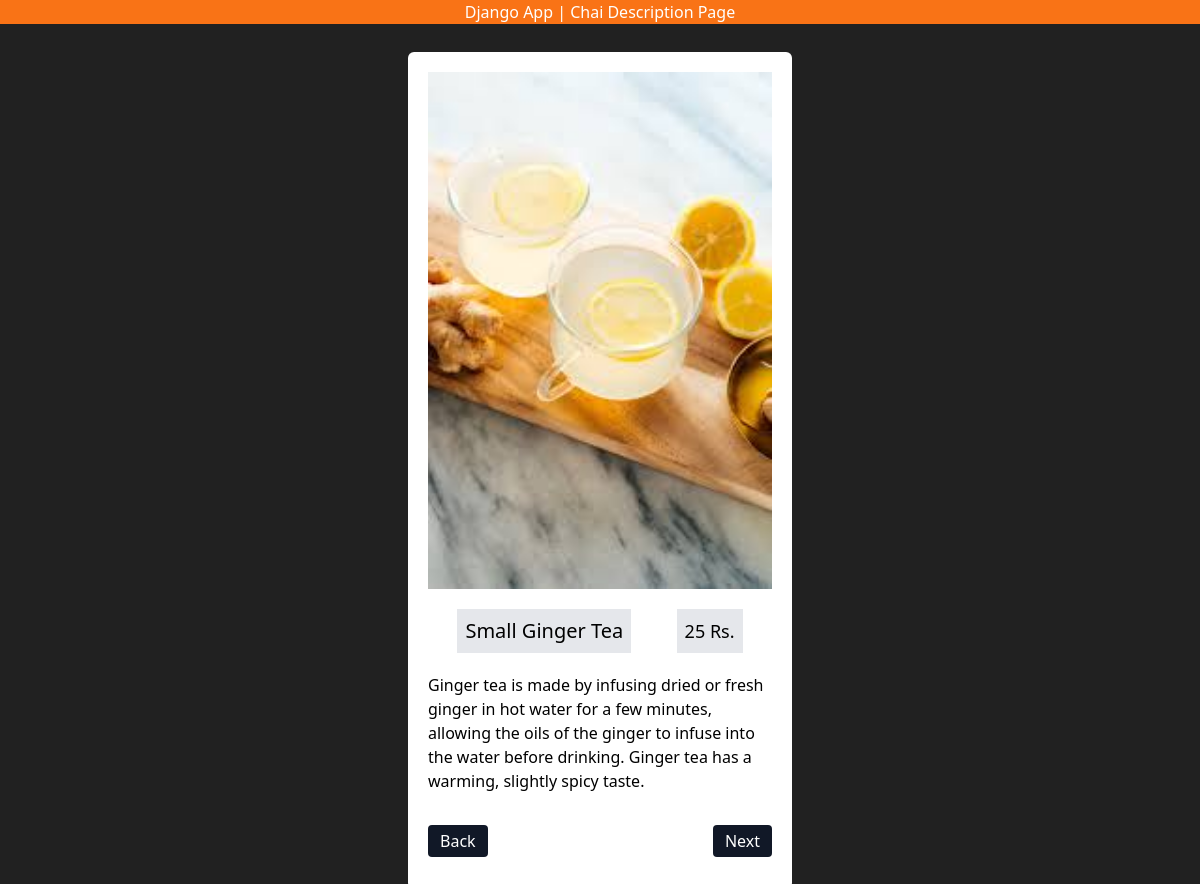
/jango/1/, run on the app's committed database.
### jango_app/models.py (models this page shows, shortened)
class ChaiVariety(models.Model):
    CHAI_TYPE_CHOICE = [
        ("ML", "MASALA"),
        ("GR", "GINGER"),
        ("KL", "KIWI"),
        ("PL", "PLAIN"),
        ("EL", "ELACHI"),
    ]
    name = models.CharField(max_length=100)
    image = models.ImageField(upload_to="chais/")
    date_added = models.DateTimeField(default=timezone.now)
    type = models.CharField(max_length=2, choices=CHAI_TYPE_CHOICE)
    description = models.TextField(default='')
    price = models.SmallIntegerField(default=10.00)

### jango_app/views.py (the view)
# urls.py: path('<int:chai_id>/', views.chai_description, name="chai_description"),
def chai_description(request, chai_id):
    chai = get_object_or_404(ChaiVariety, pk=chai_id)
    return render(request,'jango_app/chai_details.html', {'chai': chai})

### jango_app/templates/jango_app/chai_details.html (shortened to what this page needs)
{% extends "layout.html" %}
{% block content %}
<h1 class= "bg-orange-500 text-white">Django App | Chai Description Page</h1>
<div class="w-96 my-7 mx-auto flex flex-col bg-white p-5 text-black gap-y-5 rounded-md">
    <img class="w-full" src="{{chai.image.url}}" alt="">
    <div class="flex justify-evenly items-center gap-4">
        <h3 class="text-xl font-medium bg-gray-200 p-2">{{chai.name}}</h3>
        <h6 class="text-lg font-medium bg-gray-200 p-2">{{chai.price}} Rs.</h6>
    </div>
    <p class="font-medium text-left">{{chai.description}}</p>
    <div class="flex justify-between my-3">
        <a href="{% url 'all_jango' %}">
            <button class="bg-gray-900 py-1 px-3 rounded text-white">Back</button>
        </a>
        <a href="{% url 'chai_description' chai.id %}"><button class="bg-gray-900 py-1 px-3 rounded text-white">Next</button></a>
    </div>
</div>
{% endblock %}

### static/style.css (style rules this page uses)
body { background-color: #212121; color: rgb(226, 223, 223); }
h1 { text-align: center; }

### data on the page
ChaiVariety: image (picture), name "Small Ginger Tea", price "25", description "Ginger tea is made by infusing dried or fresh ginger in hot water for a few minutes, allowing the oils of the ginger to infuse into the water before drinking. Ginger tea has a warming, slightly spicy taste."
